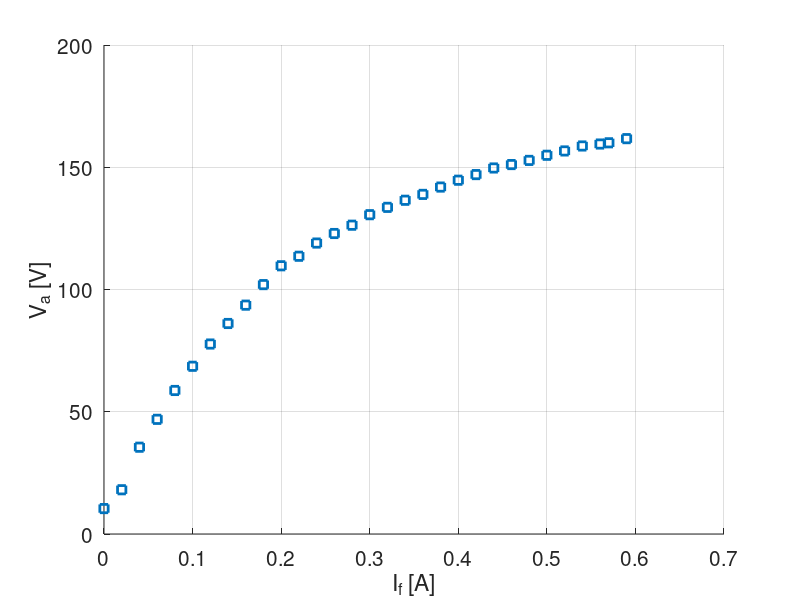

Write the MATLAB code that produced this figure. (Note: this script raises an error after producing the figure.)
close all
clear all 

% Grafico curva de magnetizacao

figure(1)
hold on
Ifm = [0.59 0.57 0.56 0.54 0.52 0.5 0.48 0.46 0.44 0.42 0.4 0.38 0.36 0.34 0.32 0.3 0.28 0.26 0.24 0.22 0.2 0.18 0.16 0.14 0.12 0.10 0.08 0.06 0.04 0.02 0];
Vam = [161.7 160 159.5 158.7 156.67 154.9 152.8 151.1 149.7 147 144.7 141.9 138.9 136.5 133.6 130.6 126.3 122.9 119 113.6 109.7 102 93.6 86.1 77.7 68.6 58.7 46.9 35.5 18.1 10.4];

plot(Ifm,Vam,'s', 'Linewidth',2)
xlabel('I_{f} [A]', 'fontsize', 15)
ylabel('V_{a} [V]', 'fontsize', 15)
set(gca,'fontsize',15, 'ygrid', 'on', 'xgrid', 'on'); 

%Linearização da região linear

I = [0.10 0.08 0.06 0.04 0.02 0];
V = [68.6 58.7 46.9 35.5 18.1 0];
coef = linear_regression(I,V,'verbose')

I = 0:0.01:0.2;
V = coef(1)+coef(2)*I;
plot(I,V,'r','Linewidth', 2)
 

print -djpg fig1_c_zero.jpg






 
